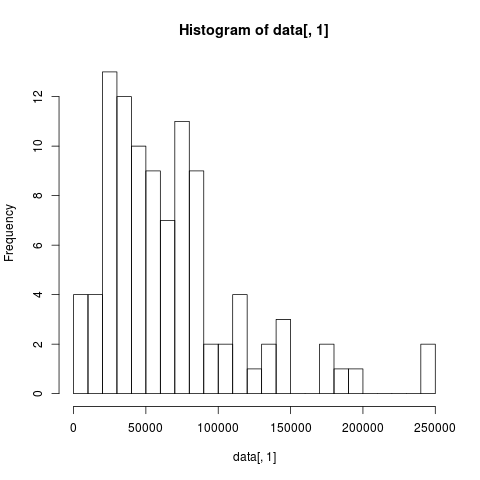

Generate this figure with R:
data <- read.csv("prices.dat")
print(data[,1])
png(filename="histo.png")
hist(data[,1],breaks=20)
dev.off()

